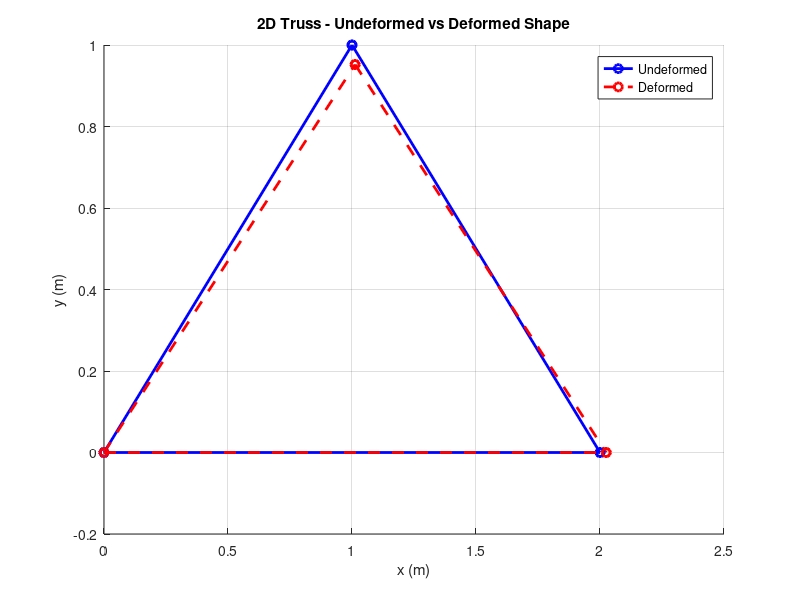

Write the MATLAB code that produced this figure.
%% PROJECT 1: 2D Truss Solver
% We define the geometry, material, and loading of a simple 3-node truss

%--- Node Coordinates [x, y] in meters ---
% Row 1 = Node 1, Row 2 = Node 2, Row 3 = Node 3
nodes = [0, 0;       % Node 1: bottom left (fixed support)
    1, 1;       % Node 2: top middle
    2, 0];      % Node 3: bottom right (roller support)

%--- Element Connectivity ---
% Each row = one bar. [start node, end node]
elements = [1, 2;    % Bar 1: connects Node1 to Node2
    2, 3;    % Bar 2: connects Node2 to Node3
    1, 3];   % Bar 3: connects Node1 to Node3

%--- Material Properties ---
E = 200e9;   % Young's Modulus in Pascals (steel)
A = 0.01;    % Cross-sectional area in m²

%--- Force Vector ---
% Each node has 2 degrees of freedom: x-direction and y-direction
% So for 3 nodes we have 6 entries total: [F1x, F1y, F2x, F2y, F3x, F3y]
F = zeros(6, 1);     % Start with all zeros (no load anywhere)
F(4) = -50000;       % Apply 50,000 N downward at Node 2 (entry 4 = Node2 y-direction)

%--- Global Stiffness Matrix ---
% 6x6 matrix of zeros that we will fill in bar by bar
K_global = zeros(6, 6);

%--- Assemble Global Stiffness Matrix ---
for i = 1:3      % Loop through all 3 bars

    % Get the start and end node numbers for this bar
    n1 = elements(i, 1);    % Start node
    n2 = elements(i, 2);    % End node

    % Get the x,y coordinates of each node
    x1 = nodes(n1, 1);   y1 = nodes(n1, 2);
    x2 = nodes(n2, 1);   y2 = nodes(n2, 2);

    % Calculate bar length
    L = sqrt((x2-x1)^2 + (y2-y1)^2);

    % Calculate angle of the bar
    c = (x2-x1)/L;    % cosine of angle
    s = (y2-y1)/L;    % sine of angle

    % Local stiffness matrix for this bar (4x4)
    k = (E*A/L) * [c*c,  c*s, -c*c, -c*s;
        c*s,  s*s, -c*s, -s*s;
        -c*c, -c*s,  c*c,  c*s;
        -c*s, -s*s,  c*s,  s*s];

    % Find which global entries this bar maps to
    dofs = [2*n1-1, 2*n1, 2*n2-1, 2*n2];

    % Add this bar's stiffness into the global matrix
    K_global(dofs, dofs) = K_global(dofs, dofs) + k;

end

%--- Apply Boundary Conditions ---
% Node 1 is FIXED: cannot move in x or y (entries 1 and 2)
% Node 3 is a ROLLER: cannot move in y only (entry 6)
% We use the penalty method: make those entries extremely stiff

penalty = 1e20;   % A very large number

K_global(1,1) = K_global(1,1) + penalty;   % Node 1 x-direction fixed
K_global(2,2) = K_global(2,2) + penalty;   % Node 1 y-direction fixed
K_global(6,6) = K_global(6,6) + penalty;   % Node 3 y-direction fixed

%--- Solve for Displacements ---
U = K_global \ F;

%--- Print Results ---
fprintf('\n--- Nodal Displacements ---\n')
fprintf('Node 1: x = %.6f m,  y = %.6f m\n', U(1), U(2))
fprintf('Node 2: x = %.6f m,  y = %.6f m\n', U(3), U(4))
fprintf('Node 3: x = %.6f m,  y = %.6f m\n', U(5), U(6))

%--- Plot Undeformed and Deformed Shape ---
scale = 1000;    % Exaggerate displacement so we can actually see it

% Deformed node positions
nodes_def = nodes + scale * [U(1),U(2); U(3),U(4); U(5),U(6)];

figure;
hold on;

for i = 1:3
    n1 = elements(i,1);
    n2 = elements(i,2);

    % Original shape in blue
    plot([nodes(n1,1), nodes(n2,1)], ...
        [nodes(n1,2), nodes(n2,2)], ...
        'b-o', 'LineWidth', 2)

    % Deformed shape in red
    plot([nodes_def(n1,1), nodes_def(n2,1)], ...
        [nodes_def(n1,2), nodes_def(n2,2)], ...
        'r--o', 'LineWidth', 2)
end

legend('Undeformed', 'Deformed')
title('2D Truss - Undeformed vs Deformed Shape')
xlabel('x (m)')
ylabel('y (m)')
grid on
hold off
saveas(gcf, 'truss_deformed.png')
